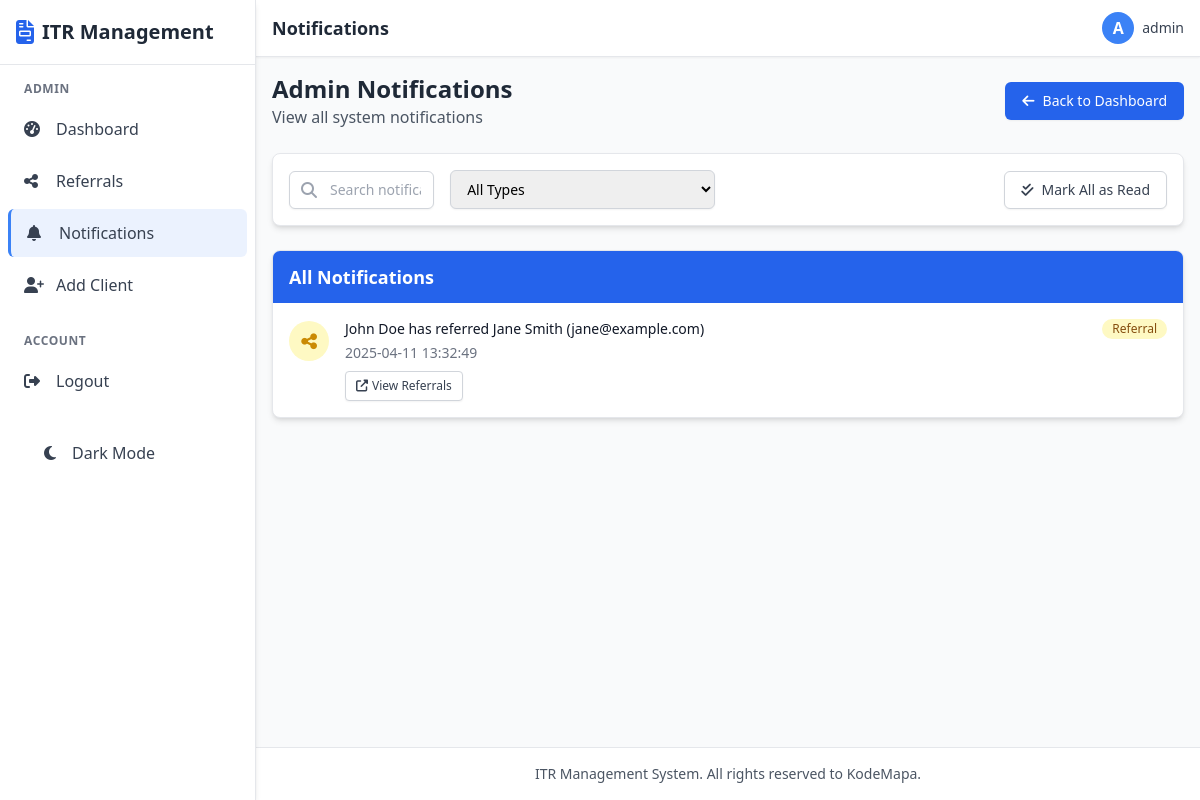
The app's page /admin/notifications (signed in), older data.
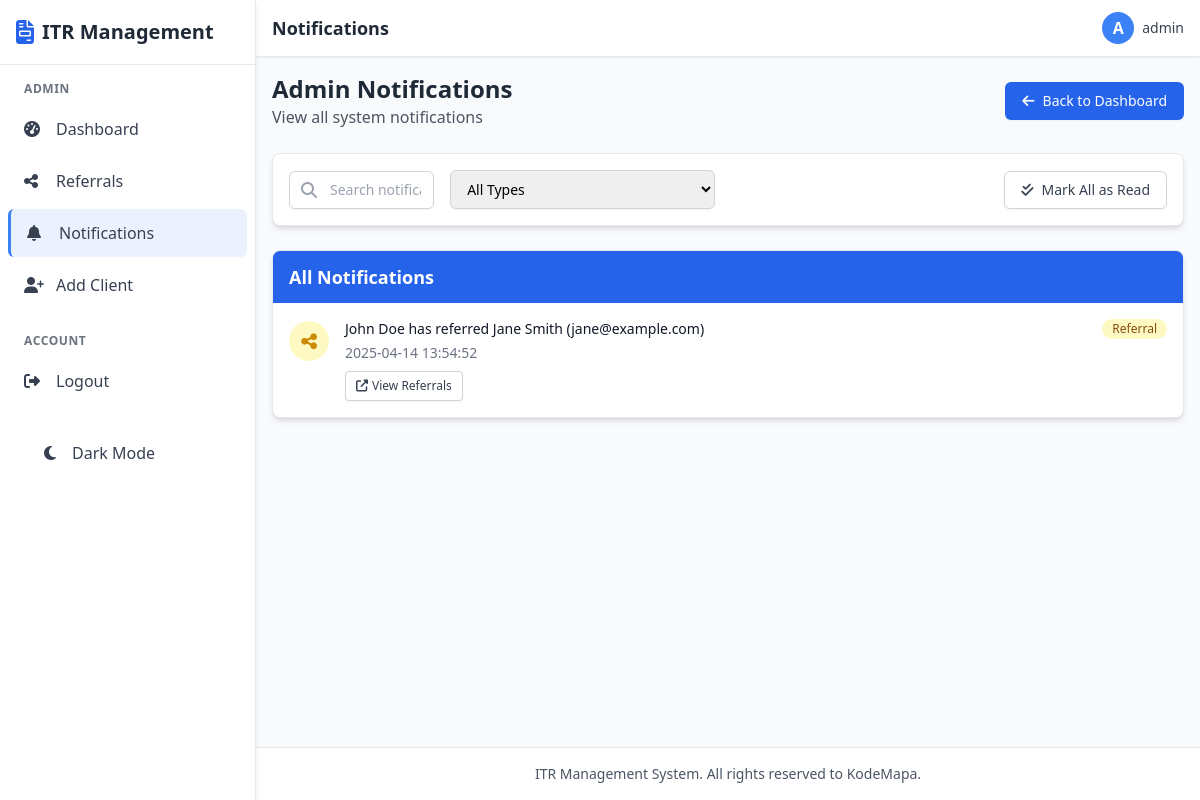
The same page, newer data.
### tables this page shows
CREATE TABLE admin_notifications (
    id INTEGER PRIMARY KEY AUTOINCREMENT,
    message TEXT NOT NULL,
    type TEXT NOT NULL,
    related_id INTEGER,
    is_read BOOLEAN NOT NULL DEFAULT 0,
    created_at TIMESTAMP DEFAULT CURRENT_TIMESTAMP
);

### app.py (the view)
@admin_bp.route('/notifications')
@admin_required
def notifications():
    notifications = query_db(
        'SELECT * FROM admin_notifications ORDER BY created_at DESC'
    )
    update_db(
        'UPDATE admin_notifications SET is_read = 1'
    )
    return render_template('admin/notifications.html', notifications=notifications)

### app.py (called while the page is built)
def get_db():
    db = getattr(g, '_database', None)
    if db is None:
        db = g._database = sqlite3.connect(DATABASE)
        db.row_factory = sqlite3.Row
    return db

def query_db(query, args=(), one=False):
    if DEBUG:
        print(f"Executing query: {query} with args: {args}")
    try:
        cur = get_db().execute(query, args)
        rv = cur.fetchall()
        cur.close()
        return (rv[0] if rv else None) if one else rv
    except Exception as e:
        print(f"Database error: {e}")
        if DEBUG:
            import traceback
            traceback.print_exc()
        return None if one else []

def update_db(query, args=()):
    if DEBUG:
        print(f"Executing update: {query} with args: {args}")
    try:
        db = get_db()
        cur = db.execute(query, args)
        db.commit()
        affected = cur.rowcount
        cur.close()
        return affected
    except Exception as e:
        print(f"Database error: {e}")
        if DEBUG:
            import traceback
            traceback.print_exc()
        return 0

@app.context_processor
def utility_processor():
    return dict(query_db=query_db)

### templates/admin/notifications.html (shortened to what the changed rows need)
{% extends 'base.html' %}
{% block header_title %}Notifications{% endblock %}
{% block content %}
<div class="mb-6 flex justify-between items-center">
    <div>
        <h1 class="text-2xl font-bold text-gray-800">Admin Notifications</h1>
    </div>
</div>
<div class="bg-white rounded-lg shadow-md overflow-hidden border border-gray-200">
    <div class="bg-blue-600 px-4 py-3">
        <h2 class="text-lg font-semibold text-white">All Notifications</h2>
    </div>
    <div class="divide-y divide-gray-200" id="notificationsList">
        {% for notification in notifications %}
        <div class="notification-item p-4 hover:bg-gray-50 transition-colors" data-type="{{ notification.type }}" data-message="{{ notification.message }}">
            <div class="flex items-start">
                <div class="flex-shrink-0 pt-0.5">
                    <span class="inline-flex items-center justify-center h-10 w-10 rounded-full {% if notification.type == 'referral' %}bg-yellow-100{% elif notification.type == 'registration' %}bg-green-100{% else %}bg-blue-100{% endif %}">
                        <i class="fas {% if notification.type == 'referral' %}fa-share-alt text-yellow-600{% elif notification.type == 'registration' %}fa-user-plus text-green-600{% else %}fa-info-circle text-blue-600{% endif %} text-lg"></i>
                    </span>
                </div>
                <div class="ml-4 flex-1">
                    <div class="flex items-center justify-between">
                        <p class="text-sm font-medium text-gray-900">{{ notification.message }}</p>
                        <span class="inline-flex items-center px-2.5 py-0.5 rounded-full text-xs font-medium {% if notification.type == 'referral' %}bg-yellow-100 text-yellow-800{% elif notification.type == 'registration' %}bg-green-100 text-green-800{% else %}bg-blue-100 text-blue-800{% endif %}">
                            {{ notification.type|capitalize }}
                        </span>
                    </div>
                    <p class="mt-1 text-sm text-gray-500">{{ notification.created_at }}</p>
                    {% if notification.type == 'referral' %}
                    <div class="mt-2">
                        <a href="{{ url_for('admin.referrals') }}" class="inline-flex items-center px-2.5 py-1.5 border border-gray-300 shadow-sm text-xs font-medium rounded text-gray-700 bg-white hover:bg-gray-50 focus:outline-none focus:ring-2 focus:ring-offset-2 focus:ring-blue-500">
                            <i class="fas fa-external-link-alt mr-1"></i> View Referrals
                        </a>
                    </div>
                    {% endif %}
                </div>
            </div>
        </div>
        {% else %}
        <div class="p-6 text-center">
            <p class="text-gray-500">No notifications found</p>
        </div>
        {% endfor %}
    </div>
</div>
{% endblock %}

Row changes from the older to the newer data that the page shows:
changed admin_notifications "John Doe has referred Jane Smith (jane@example.com)": created_at "2025-04-11 13:32:49" → "2025-04-14 13:54:52"
